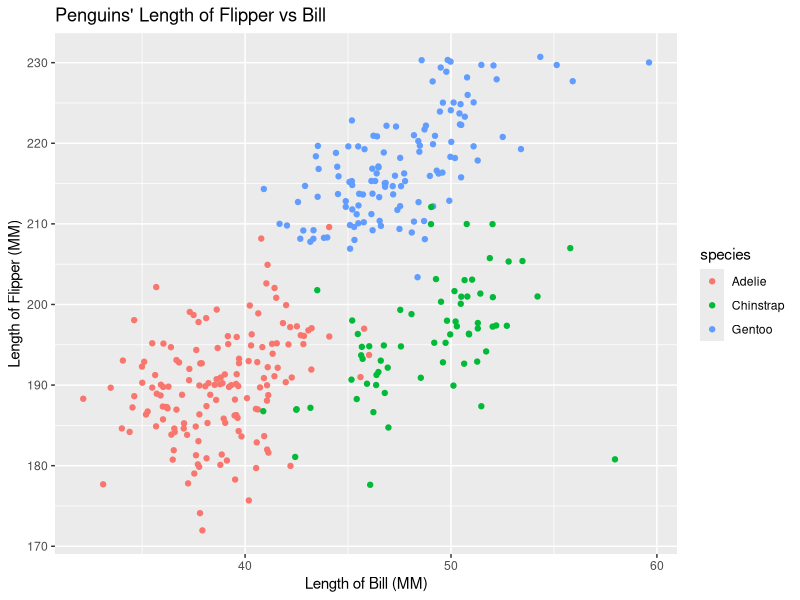

Generate this figure with R:
## ---- chunk 1
rm(list=ls())
knitr::opts_chunk$set(echo = TRUE)
#install.packages(c("tidyverse","skimr"))
## ---- chunk 2
library(tidyverse)
## ---- chunk 3
df_1 <- tibble(
  samp = rnorm(10),
  samp_grt_0 = samp > 0,
  char = strsplit("thesereten",split = '')[[1]],
  fac = factor(strsplit("abcabcacba", split = '')[[1]]) #what i am confusing here is that this function create list, and list() and c() behave so inconsistantly in R, is there any good sugguestion to avoid list() overall? Or good way to detected before bugging?
)
str(df_1)
## ---- chunk 4
data("penguins",package = "palmerpenguins")
## ---- chunk 5
skimr::skim_without_charts(penguins)
## ---- chunk 6
plt_data = penguins %>%
  filter(
    !is.na(get("flipper_length_mm")),
    !is.na(get("bill_length_mm"))
  )%>%
  select("flipper_length_mm","bill_length_mm","species")
plt_flivbil <- ggplot(
  data  = plt_data,
  aes_string(x = "bill_length_mm",
             y = "flipper_length_mm",
             color = "species"
             )) +
  geom_jitter() +
  labs(
    y = "Length of Flipper (MM)",
    x = "Length of Bill (MM)"
  )+
  ggtitle("Penguins' Length of Flipper vs Bill")
ggsave(plot = plt_flivbil,
filename = paste(getwd(),"p8105_hw1_zl2974_flipper_v_bill.png",sep="/")
)
show(plt_flivbil)
